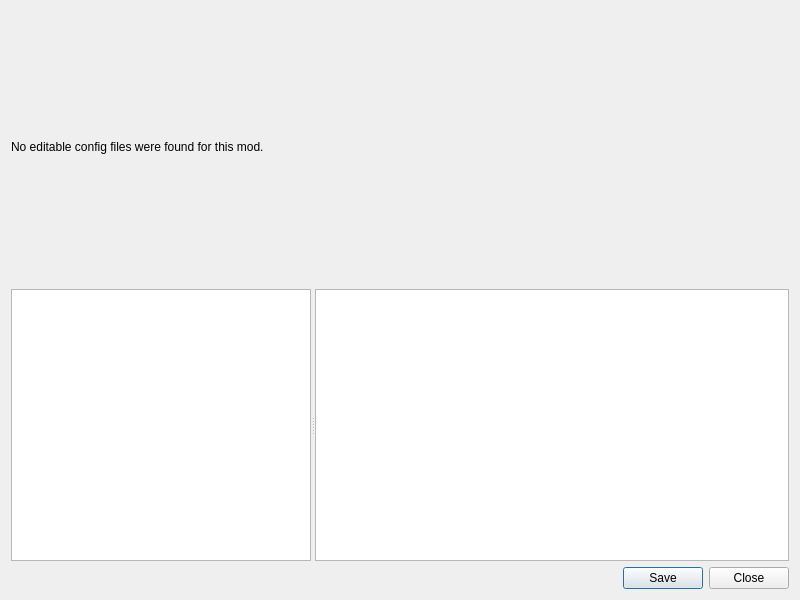
<?xml version="1.0" encoding="UTF-8"?>
<ui version="4.0">
 <class>ModConfigEditorDialog</class>
 <widget class="QDialog" name="ModConfigEditorDialog">
  <property name="geometry">
   <rect>
    <x>0</x>
    <y>0</y>
    <width>800</width>
    <height>600</height>
   </rect>
  </property>
  <property name="windowTitle">
   <string>Edit Mod Config Files</string>
  </property>
  <layout class="QVBoxLayout" name="verticalLayout">
   <item>
    <widget class="QLabel" name="info_label">
     <property name="text">
      <string>No editable config files were found for this mod.</string>
     </property>
     <property name="wordWrap">
      <bool>true</bool>
     </property>
    </widget>
   </item>
   <item>
    <widget class="QSplitter" name="splitter">
     <property name="orientation">
      <enum>Qt::Horizontal</enum>
     </property>
     <widget class="QListWidget" name="file_list">
      <property name="maximumSize">
       <size>
        <width>300</width>
        <height>16777215</height>
       </size>
      </property>
     </widget>
     <widget class="QPlainTextEdit" name="editor">
      <property name="lineWrapMode">
       <enum>QPlainTextEdit::NoWrap</enum>
      </property>
     </widget>
    </widget>
   </item>
   <item>
    <layout class="QHBoxLayout" name="button_layout">
     <item>
      <spacer name="horizontalSpacer">
       <property name="orientation">
        <enum>Qt::Horizontal</enum>
       </property>
       <property name="sizeHint" stdset="0">
        <size>
         <width>40</width>
         <height>20</height>
        </size>
       </property>
      </spacer>
     </item>
     <item>
      <widget class="QPushButton" name="save_button">
       <property name="text">
        <string>Save</string>
       </property>
      </widget>
     </item>
     <item>
      <widget class="QPushButton" name="close_button">
       <property name="text">
        <string>Close</string>
       </property>
      </widget>
     </item>
    </layout>
   </item>
  </layout>
 </widget>
 <resources/>
 <connections/>
</ui>
